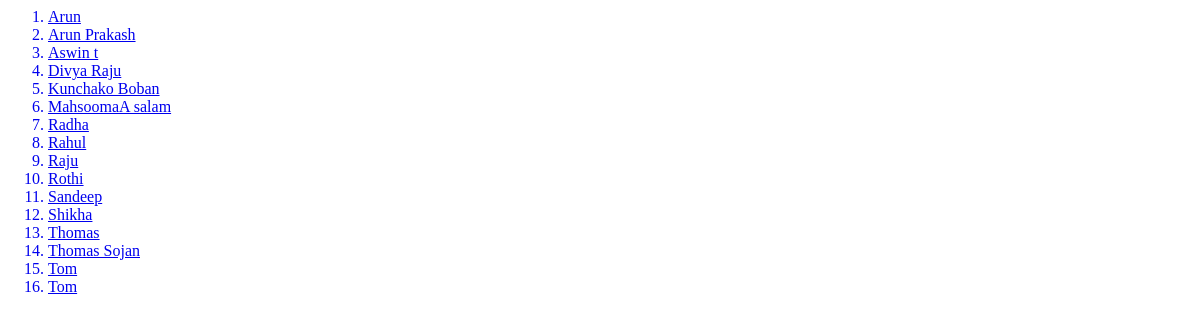
The app's page /student/view/, older data.
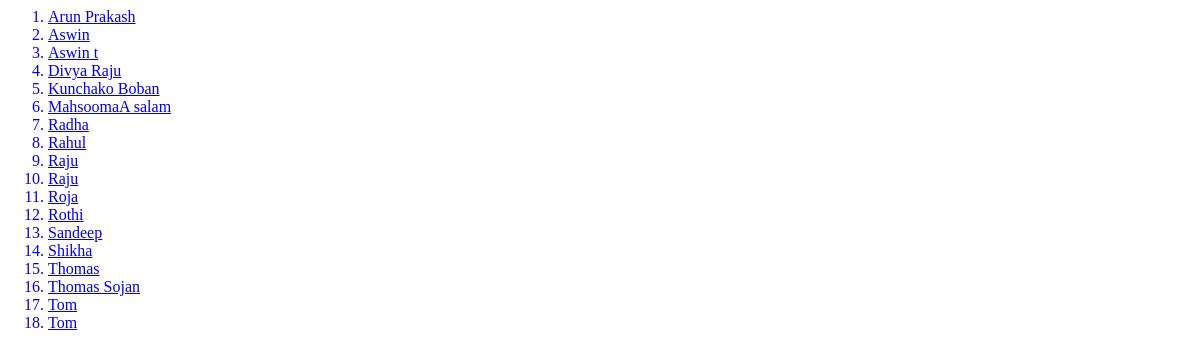
The same page, newer data.
### student/models.py (models this page shows, shortened)
class Student(models.Model):
    name = models.CharField(max_length=15)
    roll_no = models.PositiveIntegerField()
    course = models.ManyToManyField(Course)
    grade= models.ManyToManyField(Grade)
    batch = models.ManyToManyField(Batch)
    branch = models.ManyToManyField(Branch)
    semester = models.ManyToManyField(Semester)
    objects = models.Manager()
    class Meta :
        ordering = ('name',)

### student/views.py (the view)
# urls.py: path('view/',views.view_students,name='view_students'),
def view_students(request):
    students = Student.objects.all()
    return render(request,'student/view_result.html',{'students':students})

### student/templates/student/view_result.html
{%load static%}
<html>
    <ol>
        {%for student in students%}
        <a href="{%url 'student:student_view' student.id%}">
        <li>{{student.name}}</li>
        </a>
        {%endfor%}
    </ol>
</html>

Row changes from the older to the newer data that the page shows:
removed Student: name "Arun"
added Student: name "Aswin"
added Student: name "Raju"
added Student: name "Roja"
